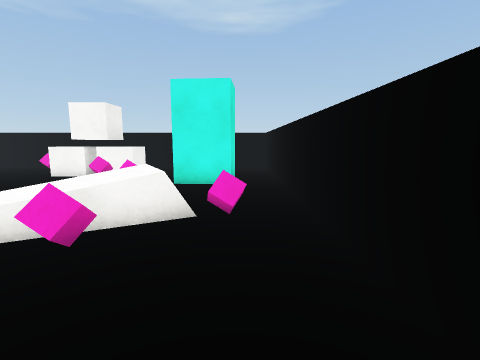
[1] (above)

16 first-person views from a walk through a Unity game level. The camera is 1.4 m above the floor, tilts 8° down and sees 85° across. The floor is counted in squares, 1 m on a side. Each view is taken from the middle of a square. On the plan, view 1 faces up. The plan holds only what a view shows up to about 13 squares ahead; the rest is blank. Surface patterns are stand-ins for the level's own textures.

[2]
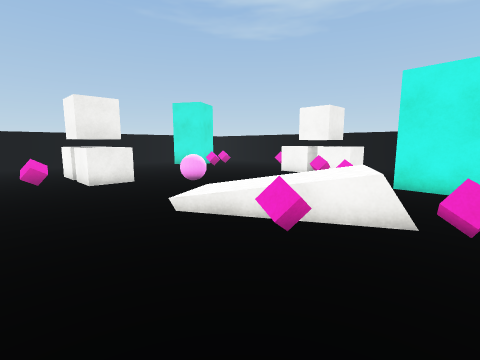

[3]
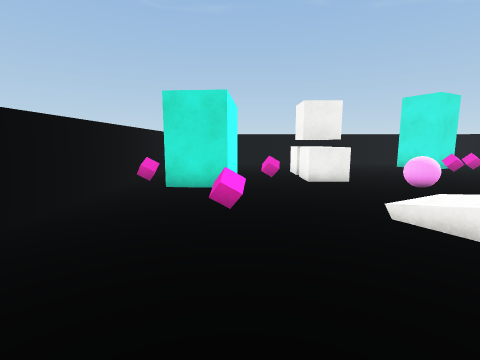

[4]
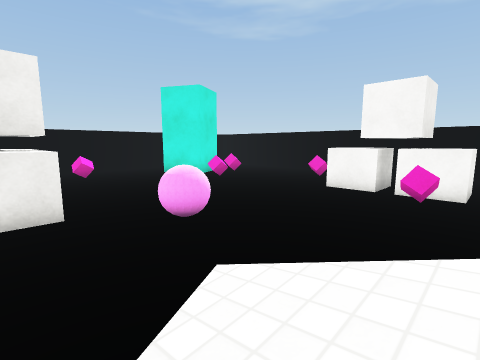

[5]
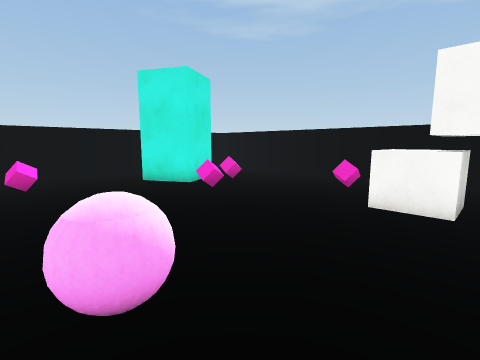

[6]
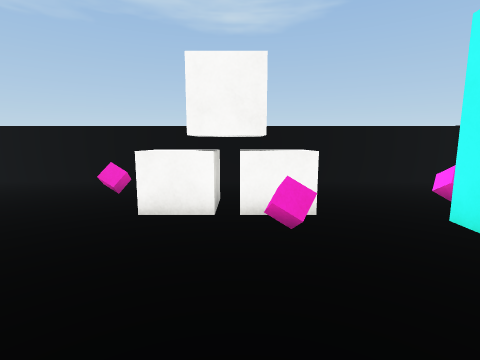

[7]
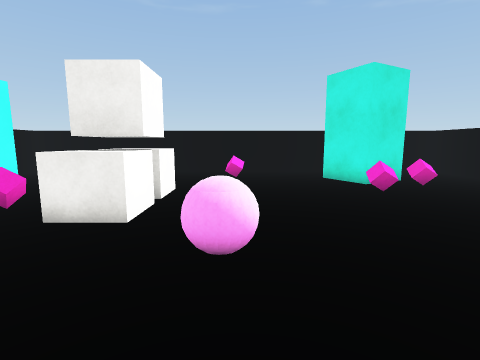

[8]
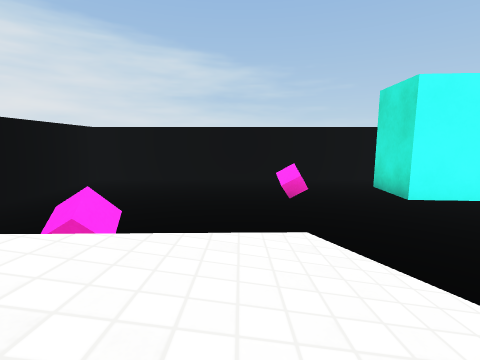

[9]
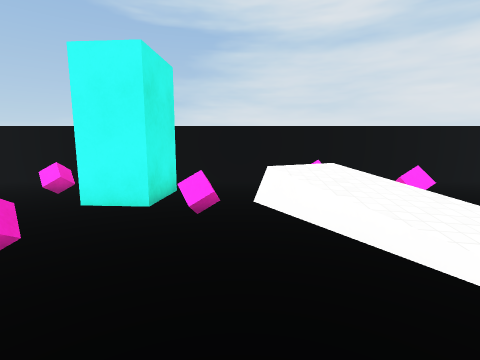

[10]
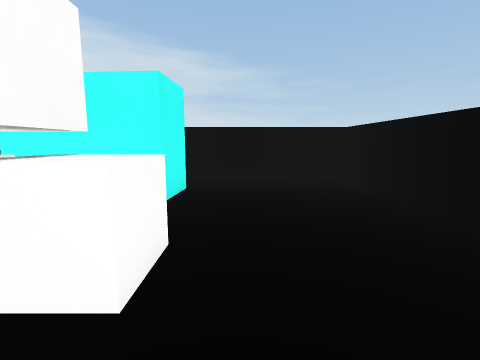

[11]
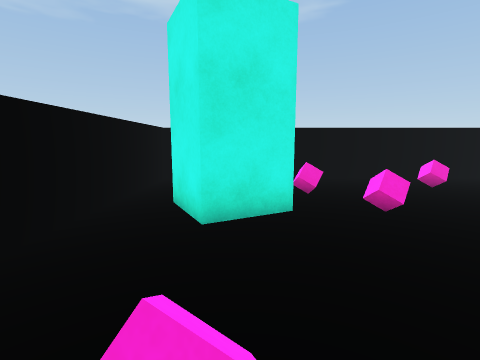

[12]
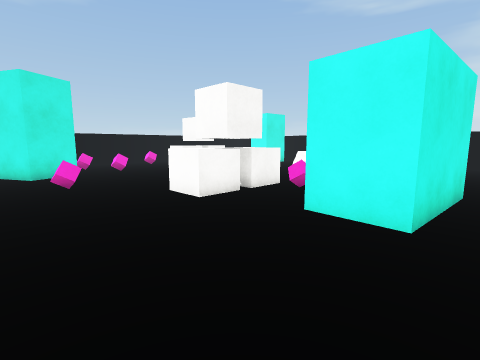

[13]
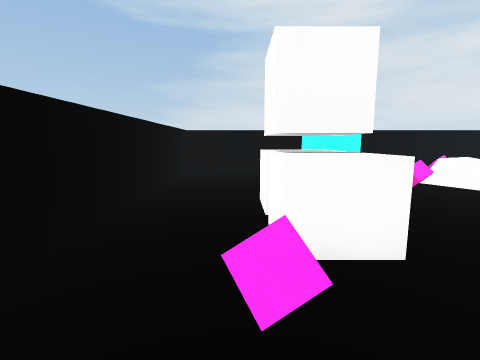

[14]
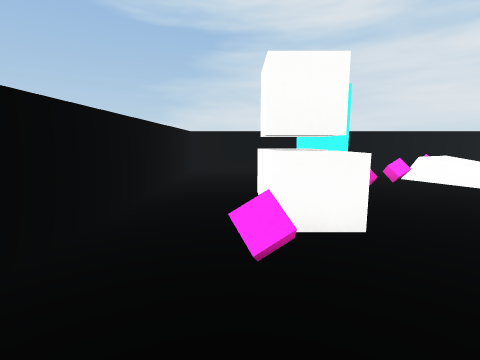

[15]
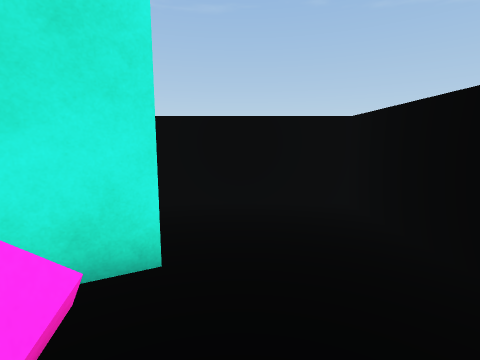

[16]
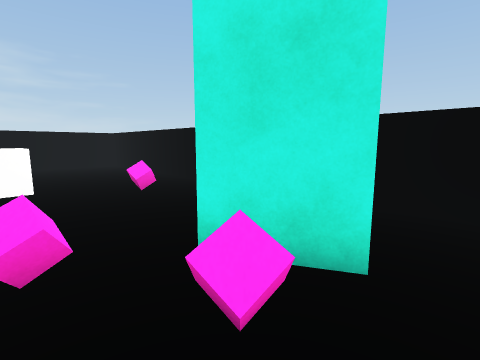

### Floor plan
Key: @ floor where view 1 was taken; # wall or solid block; . main floor; : floor 0.5 m higher than the main floor; + floor 0.75 m higher than the main floor; / step, stairs or slope; = window, fence, low wall or low ledge; v drop or lower ground; C pink cube; U cube; B pink ball.
Columns run from 18 left of view 1 to 2 right of it. Each row starts with its distance up from view 1.
 16 #####################
 15 #...................#
 14 #...................#
 13 #........C..........#
 12 #..#.C....UUUU...C..#
 11 #.###.....UUUU......#
 10 #.###.C......C..###.#
  9 #...............###.#
  8 #..............C....#
  7 #...................#
  6 #..C.....BB....==...#
  5 #.........B..//++=C.#
  4 #....UUUU....//:v   #
  3 #....UUUU....// C   #
  2 #.............. ... #
  1 #.......C...........#
  0 #.....####...C....@.#
 -1 #.....#####.........#
 -2 #.....#####.........#
 -3 #........C..........#
 -4 #####################

Positions as (right, up) in squares from view 1, and headings:
1: (0, 0), facing up
2: (0, 0), facing up-left
3: (0, 0), facing left
4: (-4, 3), facing up-left
5: (-6, 5), facing up-left
6: (-6, 6), facing up
7: (-5, 6), facing left
8: (-4, 6), facing down
9: (-8, 7), facing right
10: (-14, 6), facing down
11: (-15, 5), facing up
12: (-17, -3), facing up-right
13: (-11, 13), facing right
14: (-12, 13), facing right
15: (-12, 13), facing left
16: (-12, 13), facing down-left
